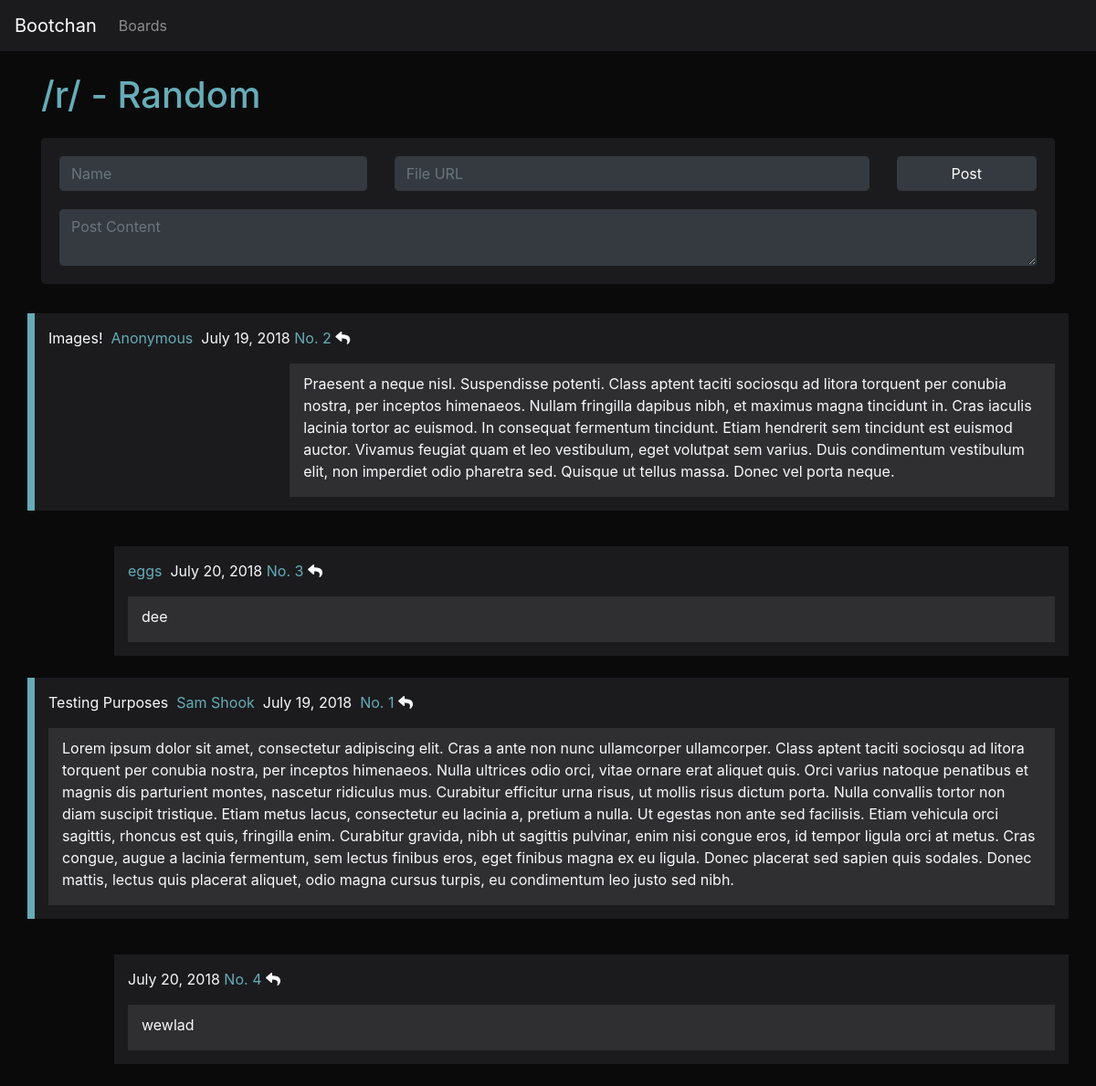
The app's page /boards/r/, older data.
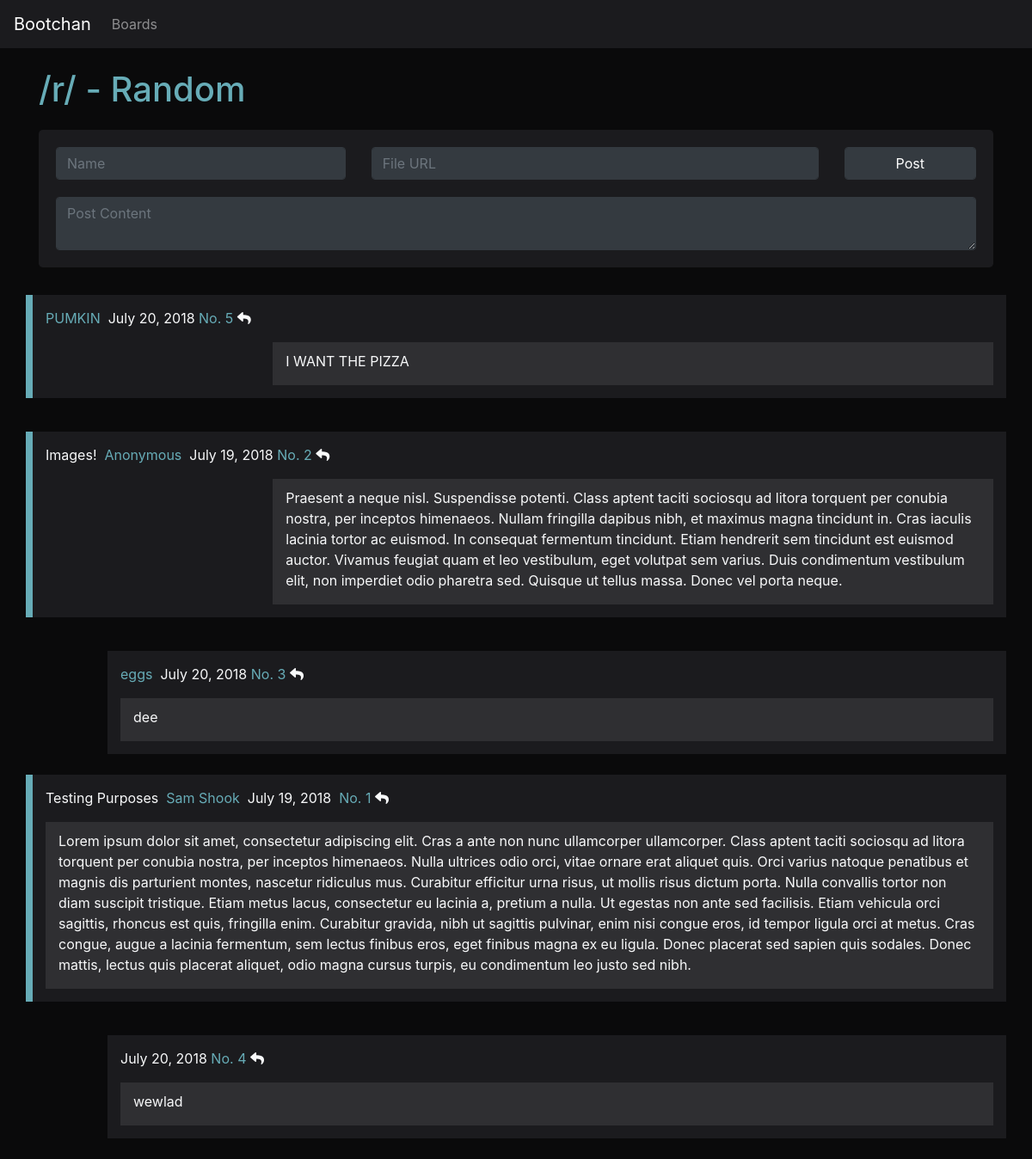
The same page, newer data.
### main/models.py (models this page shows)
class Post(models.Model):
    postid = models.PositiveIntegerField()
    postcontent = models.CharField(max_length=1024)
    postimg = models.URLField(blank=True)
    postauthor = models.CharField(max_length=16, default="Anonymous")
    posttitle = models.CharField(max_length=32, blank=True)
    posttime = models.DateField(default=datetime.date.today, blank=True)
    postboard = models.CharField(default="r", max_length=32)
    postparent = models.PositiveIntegerField(default=0)

### main/views.py (the view, shortened to what this page needs)
# urls.py: path('boards/<str:board>/', views.boards),
def boards(request, board="r"):
    posts = models.Post.objects.filter(postboard=board).order_by("-postid")[:100]
    replies = []
    for o in posts:
        temp = tuple(models.Post.objects.filter(postparent=o.postid))
        for x in temp:
            replies.append(x)
    boardscontext = {"posts":posts, "board":board, "boardtopic":models.Board.objects.get(boardname=board).boardtopic, "replies":replies}
    models.Board.objects.get(boardname=board).boardposts = len(models.Post.objects.filter(postboard=board))
    models.Board.objects.get(boardname=board).save()
    return render(request, "board.html", boardscontext)

### main/templates/board.html (shortened to what the changed rows need)
<!DOCTYPE html>
<html lang="en" dir="ltr">
<head>
  <link rel="stylesheet" href="https://stackpath.bootstrapcdn.com/bootstrap/4.1.1/css/bootstrap.min.css">
  <link rel="stylesheet" href="https://use.fontawesome.com/releases/v5.1.1/css/all.css">
</head>
<body style="background-color: #0a0a0b;">
  <br>
  <div class="container">
    <h1 style="color:#67acb7; padding-bottom: 15px">/{{ board }}/ - {{ boardtopic }}</h1>
  </div>
  {% for post in posts %}
    {% if not post.postparent %}
      {% if post.postimg %}
  <div class="container" id="body{{post.postid}}" style="background-color:#1b1b1e; border-left: 0.5rem solid #67acb7; margin-top: 15px">
    <div class="metatext text-light">
      <p style="padding-top: 15px;">{% if post.posttitle %}{{ post.posttitle }}&nbsp;{% endif %}{% if post.postauthor %}
        <span style="color: #67acb7">{{post.postauthor}}</span>&nbsp;&nbsp;{% endif %}{{post.posttime}}&nbsp;<a style="color:#67acb7" title="Reply" href="reply/{{ post.postid }}/">No. {{ post.postid }}</a> <i class="fas fa-reply" onclick="quickReply('body{{post.postid}}')"></i></p>
    </div>
    <div class="row text-light" style="padding-bottom: 15px; padding-right: 15px;">
      <div class="col-sm-3">
      </div>
      <div class="col-sm-9 flex-container" style="display: flex; align-items: top; background-color: #2f2f32">
        <p style="margin-top: 10px"> {{ post.postcontent }} </p>
      </div>
    </div>
  </div>
  <br>
    {% else %}
  <div class="container" id="body{{post.postid}}" style="background-color:#1b1b1e; border-left: 0.5rem solid #67acb7;">
    <div class="metatext text-light">
      <p style="padding-top: 15px;">{% if post.posttitle %}{{ post.posttitle }}&nbsp;{% endif %}{% if post.postauthor %}
        <span style="color: #67acb7">{{post.postauthor}}</span>&nbsp;&nbsp;{% endif %}{{post.posttime}}&nbsp;<a style="color:#67acb7" title="Reply" href="reply/{{ post.postid }}/">  No. {{ post.postid }} </a><i class="fas fa-reply" onclick="quickReply('body{{post.postid}}')"></i></p>
    </div>
    <div class="row text-light" style="padding-left: 15px; padding-bottom: 15px; padding-right: 15px;">
      <div class="col-sm-12 flex-container" style="display: flex; align-items: top; background-color: #2f2f32">
        <p style="margin-top: 10px"> {{ post.postcontent }} </p>
      </div>
    </div>
  </div>
  <br>
    {% endif %}
  {% endif %}
    {% for reply in replies %}
      {% if reply.postparent == post.postid %}
        {% if reply.postimg %}
        <div class="container">
          <div class="row">
            <div class="col-sm-1"></div>
            <div class="col-sm-11" id="body{{reply.postid}}" style="background-color:#1b1b1e;  margin-top: 15px">
              <div class="metatext text-light">
                <p style="padding-top: 15px;">{% if reply.posttitle %}{{ reply.posttitle }}&nbsp;{% endif %}{% if reply.postauthor %}
                  <span style="color: #67acb7">{{reply.postauthor}}</span>&nbsp;&nbsp;{% endif %}{{reply.posttime}}&nbsp;<a style="color:#67acb7" title="Reply" href="">  No. {{ reply.postid }} </a><i class="fas fa-reply" onclick="quickReply('body{{reply.postid}}')"></i></p>
              </div>
              <div class="row text-light" style="padding-bottom: 15px; padding-right: 15px;">
                <div class="col-sm-3">
                  <img class="img-fluid" src="{{ reply.postimg }}" alt="">
                </div>
                <div class="col-sm-9" style="display: flex; align-items: top; background-color: #2f2f32">
                  <p style="margin-top: 10px"> {{ reply.postcontent }} </p>
                </div>
              </div>
            </div>
          </div>
        </div>
        <br>
        {% else %}
        <div class="container">
          <div class="row">
            <div class="col-sm-1"></div>
            <div class="col-sm-11" id="body{{reply.postid}}" style="background-color:#1b1b1e; margin-top: 15px">
              <div class="metatext text-light">
                <p style="padding-top: 15px;">{% if reply.posttitle %}{{ reply.posttitle }}&nbsp;{% endif %}{% if reply.postauthor %}
                  <span style="color: #67acb7">{{reply.postauthor}}</span>&nbsp;&nbsp;{% endif %}{{reply.posttime}}&nbsp;<a style="color:#67acb7" title="Reply" href="">No. {{ reply.postid }} </a><i class="fas fa-reply" onclick="quickReply('body{{reply.postid}}')"></i></p>
              </div>
              <div class="row text-light" style="padding-left: 15px; padding-bottom: 15px; padding-right: 15px;">
                <div class="col-sm-12" style="display: flex; align-items: top; background-color: #2f2f32">
                  <p style="margin-top: 10px"> {{ reply.postcontent }} </p>
                </div>
              </div>
            </div>
          </div>
        </div>
        <br>
        {% endif %}
      {% endif %}
    {% endfor %}
  {% endfor %}
</body>
</html>

Row changes from the older to the newer data that the page shows:
added Post: postauthor "PUMKIN", posttime "July 20, 2018", postid "5", postcontent "I WANT THE PIZZA", shown under "/r/ - Random"
